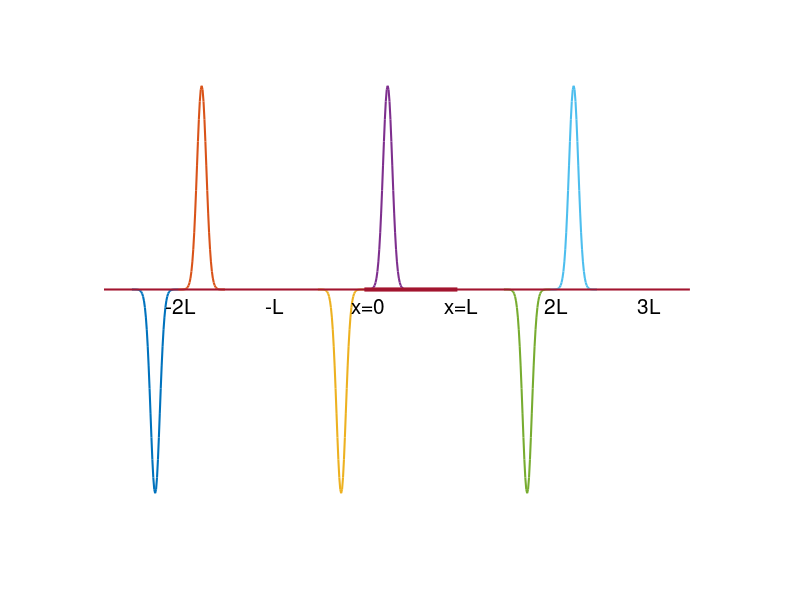

MATLAB code to generate this figure:
for x2=1:51 
     f5(x2)=25.*exp(-0.02.*(x2-26).*(x2-26));
      g(x2)=-f5(x2);
end

x=4.5:.15:12;
plot(x,g,'linewidth',1.5)

axis off
hold on 

x4=12:.15:19.5;
plot(x4,f5,'linewidth',1.5)

x3=34.5:.15:42;
plot(x3,g,'linewidth',1.5)
x3=42:.15:49.5;
plot(x3,f5,'linewidth',1.5)

x3=64.5:.15:72;
plot(x3,g,'linewidth',1.5)
x3=72:.15:79.5;
plot(x3,f5,'linewidth',1.5)

q=[0 94.5];
r=[0 0];
line(q,r,'linewidth',1.5)

q=[42 57];
r=[0 0];
line(q,r,'linewidth',3.0)

text(10,-2,'-2L','fontsize',15)
text(26,-2,'-L','fontsize',15)
text(40,-2,'x=0','fontsize',15)
text(55,-2,'x=L','fontsize',15)
text(71,-2,'2L','fontsize',15)
text(86,-2,'3L','fontsize',15)

hold off

